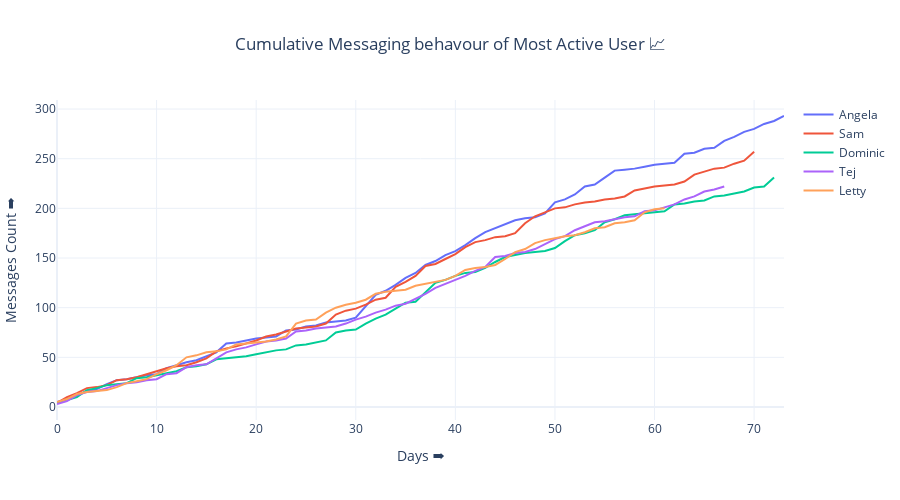

Notebook code for this chart:
### Code cell
fig = go.Figure()

for i in range(5):
    member = name_monthname_day_group[name_group_df.loc[i, 'name'] == name_monthname_day_group['Name']]
    fig.add_trace(go.Scatter
        (
            y = member["Message"].cumsum(),
            mode='lines',
            name=str(member.iloc[0]['Name'])
        )
    )

fig.update_layout(
  height=500, 
  width=900,
  xaxis_title = "Days ➡️",
  yaxis_title = "Messages Count ➡️",
  title="Cumulative Messaging behavour of Most Active User 📈",
  title_x=0.5,
  template="plotly_white",
  margin = dict(l=10, r=10)
)

### Figure 1 — Plotly figure (JSON) as saved in the notebook; plotly's stock layout.template omitted (floating-point values rounded to 4 significant figures)
{"data": [{"mode": "lines", "name": "Angela", "type": "scatter", "y": [5, 8, 12, 16, 18, 23, 27, 28, 30, 32, 33, 39, 42, 45, 47, 51, 55, 64, 65, 67, 69, 70, 71, 77, 78, 81, 82, 85, 86, 87, 90, 102, 113, 117, 123, 130, 135, 143, 147, 153, 157, 163, 170, 176, 180, 184, 188, 190, 191, 195, 206, 209, 214, 222, 224, 231, 238, 239, 240, 242, 244, 245, 246, 255, 256, 260, 261, 268, 272, 277, 280, 285, 288, 293]}, {"mode": "lines", "name": "Sam", "type": "scatter", "y": [4, 10, 14, 19, 20, 22, 27, 28, 30, 33, 36, 39, 41, 42, 45, 49, 56, 59, 61, 64, 67, 71, 73, 76, 79, 80, 81, 84, 93, 97, 99, 103, 108, 110, 121, 126, 132, 142, 144, 149, 154, 161, 166, 168, 171, 172, 175, 185, 192, 196, 200, 201, 204, 206, 207, 209, 210, 212, 218, 220, 222, 223, 224, 227, 234, 237, 240, 241, 245, 248, 257]}, {"mode": "lines", "name": "Dominic", "type": "scatter", "y": [4, 7, 10, 17, 19, 22, 23, 24, 29, 30, 32, 34, 36, 40, 41, 43, 48, 49, 50, 51, 53, 55, 57, 58, 62, 63, 65, 67, 75, 77, 78, 84, 89, 93, 99, 105, 106, 115, 125, 128, 132, 135, 136, 140, 146, 151, 153, 155, 156, 157, 160, 167, 173, 175, 178, 186, 189, 193, 194, 195, 196, 197, 204, 205, 207, 208, 212, 213, 215, 217, 221, 222, 231]}, {"mode": "lines", "name": "Tej", "type": "scatter", "y": [3, 6, 12, 15, 16, 19, 22, 24, 25, 27, 28, 33, 34, 40, 42, 43, 49, 55, 58, 60, 63, 66, 67, 69, 76, 77, 79, 80, 81, 84, 88, 91, 95, 98, 102, 104, 109, 114, 120, 124, 128, 132, 137, 141, 151, 152, 155, 156, 159, 164, 169, 172, 178, 182, 186, 187, 189, 191, 192, 197, 198, 201, 204, 209, 212, 217, 219, 222]}, {"mode": "lines", "name": "Letty", "type": "scatter", "y": [5, 8, 13, 15, 16, 17, 20, 24, 26, 28, 33, 37, 42, 50, 52, 55, 56, 58, 63, 64, 65, 66, 68, 71, 84, 87, 88, 95, 100, 103, 105, 108, 114, 116, 117, 118, 122, 124, 126, 128, 132, 138, 140, 141, 143, 149, 156, 159, 165, 168, 170, 172, 173, 176, 180, 181, 185, 186, 188, 196, 199, 200]}], "layout": {"height": 500, "margin": {"l": 10, "r": 10}, "title": {"text": "Cumulative Messaging behavour of Most Active User 📈", "x": 0.5}, "width": 900, "xaxis": {"title": {"text": "Days ➡️"}}, "yaxis": {"title": {"text": "Messages Count ➡️"}}}}
